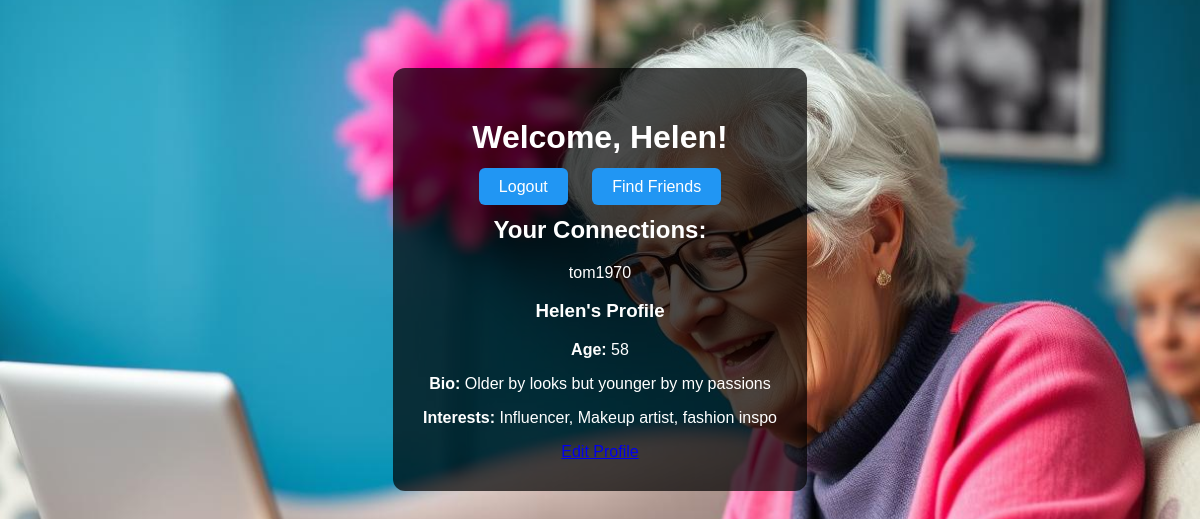
Screenshot of /profile (signed in) with the database file from the repository.
### tables this page shows
CREATE TABLE users (
                id INTEGER PRIMARY KEY AUTOINCREMENT,
                username TEXT UNIQUE NOT NULL,
                password TEXT NOT NULL
            , age INTEGER, bio TEXT, interests TEXT);

### app.py (the view)
@app.route('/profile')
@login_required
def profile():
    friends = User.get_connections(current_user.id)
    return render_template('profile.html', name=current_user.username, friends=friends)

### app.py (called while the page is built)
@login_manager.user_loader
def load_user(user_id):
    return User.get_by_id(user_id)

### models.py (called while the page is built)
    @staticmethod
    def get_by_id(user_id):
        with sqlite3.connect(DB_NAME) as conn:
            c = conn.cursor()
            c.execute("SELECT id, username, password, age, bio, interests FROM users WHERE id = ?", (user_id,))
            row = c.fetchone()
            if row:
                return User(*row)
        return None

    @staticmethod
    def get_connections(user_id):
        with sqlite3.connect(DB_NAME) as conn:
            c = conn.cursor()
            c.execute('''
                SELECT u.id, u.username, u.password
                FROM users u
                JOIN connections c ON c.friend_id = u.id
                WHERE c.user_id = ?
            ''', (user_id,))
            rows = c.fetchall()
            return [User(*row) for row in rows]

### templates/profile.html (shortened to what this page needs)
<!DOCTYPE html>
<html>
<head>
</head>
<body>
    <div class="container">
        <h1>Welcome, {{ name }}!</h1>
        <a class="button" href="{{ url_for('logout') }}">Logout</a>
        <a class="button" href="{{ url_for('users') }}">Find Friends</a>
        <h2>Your Connections:</h2>
        {% if friends %}
            <ul>
                {% for friend in friends %}
                    <li>{{ friend.username }}</li>
                {% endfor %}
            </ul>
        {% else %}
            <p>You haven't connected with anyone yet.</p>
        {% endif %}
        <h3>{{ current_user.username }}'s Profile</h3>
        <p><strong>Age:</strong> {{ current_user.age or 'Not set' }}</p>
        <p><strong>Bio:</strong> {{ current_user.bio or 'No bio provided.' }}</p>
        <p><strong>Interests:</strong> {{ current_user.interests or 'No interests listed.' }}</p>
        <a href="{{ url_for('edit_profile') }}">Edit Profile</a>
    </div>
</body>
</html>

### templates/profile.html (style rules this page uses)
body { font-family: Arial, sans-serif; background: url("/static/profile-bg.jpg") no-repeat center center fixed; background-size: cover; color: white; text-align: center; padding: 60px; }
.container { background-color: rgba(0, 0, 0, 0.7); padding: 30px; border-radius: 12px; display: inline-block; }
.button { background-color: #2196F3; color: white; padding: 10px 20px; text-decoration: none; border-radius: 6px; margin: 10px; }
ul { list-style-type: none; padding: 0; }
li { margin: 8px 0; }

### rows the page displays
users: username "Helen", age "58", bio "Older by looks but younger by my passions", interests "Influencer, Makeup artist, fashion inspo"
users: username "tom1970"
